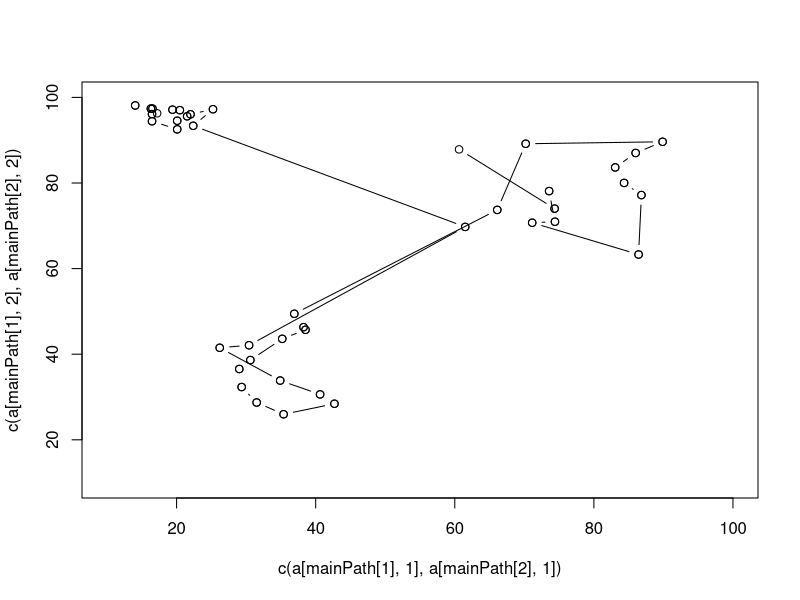

Here is the R script that generated this plot:
set.seed(50)
n_cities <- 10
distance <- matrix((sample(n_cities^2)),n_cities,n_cities)
for (i in 1:n_cities){
        for (j in i:n_cities){
        distance[i,j]=distance[j,i]
        }
}
diag(distance) = 0

pathDistance <- function(path,distance) {
        d <- 0
        for (i in 1:(length(path)-1))
                d <- d + distance[ path[i] , path[i+1] ]
        return(d)
}


Ackeley <- function(x) {
        return(-20*exp(-0.2*sqrt(0.5*(x[1]^2+0^2))) - exp(0.5*(cos(2*pi*x[1])+cos(2*pi*0))) + exp(1) + 20)
}

binToDecMapping <- function(bitArray , range = c(-5,5)) {
	range[1] + (  ( abs(diff(range)) / ( 2^(length(bitArray)) - 1 ) ) ) * sum(2^((length(bitArray)-1):0) * bitArray )
}

randomTrials <- function(start_city, end_city, count = 100, citiesVector) {
	ind_start <- which(citiesVector==start_city)
	ind_end <- which(citiesVector==end_city)
	citiesVector <- citiesVector[-c(ind_start, ind_end)]
	trialStacks <- NULL
	for (i in 1:count )
		trialStacks <- rbind( trialStacks ,  c( start_city , sample(citiesVector), end_city ) )
	trialStacks
}

getDecStack <- function(trialStacks , range = c(-5,5) ) {
	decStack <- NULL
	for (i in 1:nrow(trialStacks))
		decStack <- c(decStack, binToDecMapping(trialStacks[i,], range = range) )
	decStack
}

getFitenssStack <- function(trialStacks, func = pathDistance , distanceMatrix=distance) {
	fitnessStack <- NULL
	for (i in 1:nrow(trialStacks))
		fitnessStack <- c(fitnessStack, func ( trialStacks[i,], distanceMatrix )  )
	fitnessStack
}

naturalSelection <- function( trialStacks , type = "tournament", func = pathDistance, distanceMatrix = distance ) {
	if ( type=="tournament" ) {
		fitnessStack <- getFitenssStack (trialStacks, func , distanceMatrix)
		len <- length(fitnessStack)
		winners <- NULL
		for (round in 1:len) {
			pair <- sample(len,2)
			if ( fitnessStack[ pair[1] ] <= fitnessStack[ pair[2] ] )
				winners <- rbind(winners,trialStacks[pair[1],])
			else
				winners <- rbind(winners,trialStacks[pair[2],])
		}
		return (winners)
	}
}


crossOver <- function(trialStacks, crossProb = 0.8 ,type = "one_point") {
	if (type=="one_point") {
		len <- nrow(trialStacks)
		digits <- ncol(trialStacks)
		for (round in 1:len) {
			pair <- sample(len,2)
			crossCut <- sample(digits, 1)
			if (runif(1) < crossProb) {	
				t1 <- trialStacks[ pair[1], ] [1:crossCut]
				indices <- NULL
				for (i in t1)
					indices <- c(indices, which(trialStacks[pair[2] , ] == i))
				t1 <- c(t1, trialStacks[ pair[2] , ][-indices])

				t2 <- trialStacks[ pair[2], ] [1:crossCut]
				indices <- NULL
				for (i in t2)
					indices <- c(indices, which(trialStacks[pair[1] , ] == i))
				t2 <- c(t2, trialStacks[ pair[1] , ][-indices])
				#print(trialStacks[pair[1], ])
				#print(t1)

				trialStacks[ pair[1], ] <- t1
				trialStacks[ pair[2], ] <- t2
			}
		}
		return(trialStacks)	
	}
}

mutation <- function(trialStacks, mutate_prob=(1/nrow(trialStacks)) , type = "bit_flip" ) {
	if (type=="bit_flip") {
		len <- nrow(trialStacks)
		digits <- ncol(trialStacks)
		for (i in 1:len) {
			for (j in 2:digits) {
				if (runif(1) < mutate_prob) {
					swapIndices <- sample(2:digits,1)
					temp <- trialStacks[i,j]
					trialStacks[i,j] <- trialStacks[i,swapIndices]
					trialStacks[i,swapIndices]  <- temp
				}
			}
		}
		return(trialStacks)
	}
}

GeneOpt <- function( func = pathDistance, distanceMatrix=distance, iterations=50, count=100, citiesVector, startCity,endCity , crossProb=0.8, mutate_prob=0.001 , display=TRUE , cordList) {
	n_cities <- length(citiesVector)
	trialStacks <- randomTrials(startCity, endCity ,count , citiesVector )
	cols <- ncol(trialStacks)
	for ( i in 1:iterations) {
		trialStacks <-naturalSelection ( trialStacks , type = "tournament", func , distanceMatrix)
		first <- trialStacks[,1]
		last <- trialStacks[,cols]
		trialStacks <- trialStacks[,-c(1,cols)]
		trialStacks <- crossOver (trialStacks, crossProb = crossProb ,type = "one_point")
		trialStacks <- mutation (trialStacks, mutate_prob=(1/nrow(trialStacks)) , type = "bit_flip" )
		trialStacks <- cbind(first,trialStacks)
		trialStacks <- cbind(trialStacks,last)
		if (display==TRUE) {
			fitnessStack <- getFitenssStack (trialStacks, func , distanceMatrix)
			min_f = min(fitnessStack) 
			arg_min = trialStacks[which(fitnessStack ==  min_f)[1] ,  ]
			plot(c( cordList[arg_min[1],1], cordList[arg_min[2],1] ) , c( cordList[arg_min[1],2], cordList[arg_min[2],2] ), type='b', xlim = c(10,35) , ylim = c(90,100) )
			for (i in 2:(n_cities)) 
				lines(c ( cordList[arg_min[i] , 1], cordList[arg_min[i+1] , 1] ) , c( cordList[arg_min[i] , 2], cordList[arg_min[i+1] , 2] ) , type='b')
		}
	}
	fitnessStack <- getFitenssStack (trialStacks, func , distanceMatrix)
	min_f = min(fitnessStack) 
	arg_min_f = trialStacks[which(fitnessStack ==  min_f)[1] ,  ]
	list( min = min_f , arg_min = arg_min_f)
}

a <- read.csv('f14.csv')
a <- as.matrix(a)
b <- runif(14,25,50)
c <- runif(14,25,50)
a <- rbind(a,cbind(b,c))
b <- runif(14,60,90)
c <- runif(14,60,90)
a <- rbind(a,cbind(b,c))
clustNo <- 3

#clustering
k <- kmeans(a,clustNo)
center <- apply(k$centers, 2, mean)
clusters <- k$cluster
citiesList <- NULL
closestCities1 <- NULL
closestCities2 <- NULL
for(i in 1:clustNo) {
	citiesList[[i]] <- which(clusters==i)
	minDist <- NULL
	for (j in citiesList[[i]])
		minDist <- c( minDist, dist ( rbind( a[j,],center ) ) )
	ind <- order(minDist)
	closestCities1 <- c(closestCities1, citiesList[[i]][ind[1]])
	closestCities2 <- c(closestCities2, citiesList[[i]][ind[2]])
}

distance <- as.matrix(dist(a))
clusterPaths <- NULL

mainPath <- NULL

for (i in 1:clustNo) {
	Answer <- GeneOpt(func = pathDistance, distanceMatrix=distance, iterations=200, count=100, citiesList[[i]], closestCities1[i], closestCities2[i],crossProb=0.8, mutate_prob=0.001 , display=FALSE,a )
	clusterPaths[[i]] <- Answer$arg_min
	mainPath <- c( mainPath, (clusterPaths[[i]]) )
}

plot(c(a[mainPath[1],1],a[mainPath[2],1]) , c(a[mainPath[1],2],a[mainPath[2],2]) , type='b', xlim=c(10,100), ylim=c(10,100))
for (i in 2:(length(mainPath)-1)) 
	points(  c(a[mainPath[i],1],a[mainPath[i+1],1]) , c(a[mainPath[i],2],a[mainPath[i+1],2])  , type='b')

d <- pathDistance(mainPath,distance) 
print(d)
#Answer <- GeneOpt(func = pathDistance, distanceMatrix=distance, iterations=50, count=100, citiesVector, startCity, crossProb=0.8, mutate_prob=0.001 , display=TRUE , cordList)
#print(Answer)
